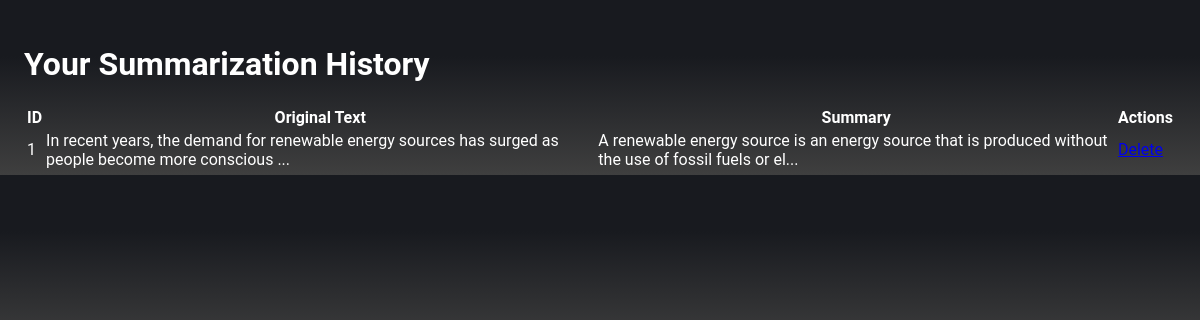
The page /dashboard (signed in) on the database its author committed.
### db.py (models this page shows)
class Summary(db.Model):
    id = db.Column(db.Integer, primary_key=True)
    user_id = db.Column(db.Integer, db.ForeignKey('user.id'))
    text = db.Column(db.Text)
    summary = db.Column(db.Text)

### app.py (the view)
@app.route('/dashboard')
def dashboard():
    if 'user_id' not in session:
        return redirect('/login')
    from db import db, Summary
    user_summaries = Summary.query.filter_by(user_id=session['user_id']).all()
    return render_template('dashboard.html', summaries=user_summaries)

### templates/dashboard.html (shortened to what this page needs)
<!DOCTYPE html>
<html lang="en">
<head>
    <link rel="stylesheet" href="{{ url_for('static', filename='css/styles.css') }}">
</head>
<body>
    <h1>Your Summarization History</h1>
    <table>
        <thead>
            <tr>
                <th>ID</th>
                <th>Original Text</th>
                <th>Summary</th>
                <th>Actions</th>
            </tr>
        </thead>
        <tbody>
            {% for summary in summaries %}
            <tr>
                <td>{{ summary.id }}</td>
                <td>{{ summary.text[:100] }}...</td>
                <td>{{ summary.summary[:100] }}...</td>
                <td>
                    <a href="/delete_summary/{{ summary.id }}">Delete</a>
                </td>
            </tr>
            {% endfor %}
        </tbody>
    </table>
</body>
</html>

### static/css/styles.css (style rules this page uses)
body { margin: 0; padding: 2%; padding-bottom: 0.25%; background: rgb(63,63,63); background: linear-gradient(0deg, rgba(63,63,63,1) 0%, rgba(24,26,31,1) 68%); color: white; font-family: "Roboto", serif; font-optical-sizing: auto; }

### rows shown on the page
Summary: id "1", text "In recent years, the demand for renewable energy sources has surged as people become more conscious", summary "A renewable energy source is an energy source that is produced without the use of fossil fuels or el"
